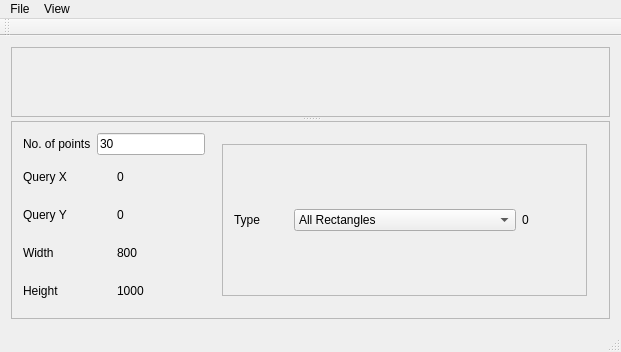
<?xml version="1.0" encoding="UTF-8"?>
<ui version="4.0">
 <class>MainWindow</class>
 <widget class="QMainWindow" name="MainWindow">
  <property name="geometry">
   <rect>
    <x>0</x>
    <y>0</y>
    <width>621</width>
    <height>352</height>
   </rect>
  </property>
  <property name="windowTitle">
   <string>MainWindow</string>
  </property>
  <widget class="QWidget" name="centralWidget">
   <layout class="QVBoxLayout" name="verticalLayout_3">
    <item>
     <widget class="QSplitter" name="splitter">
      <property name="orientation">
       <enum>Qt::Vertical</enum>
      </property>
      <widget class="QScrollArea" name="scrollArea_2">
       <property name="widgetResizable">
        <bool>true</bool>
       </property>
       <widget class="QWidget" name="scrollAreaWidgetContents_4">
        <property name="geometry">
         <rect>
          <x>0</x>
          <y>0</y>
          <width>1024</width>
          <height>1224</height>
         </rect>
        </property>
        <layout class="QGridLayout" name="gridLayout">
         <item row="0" column="0">
          <widget class="RenderArea" name="widget" native="true">
           <property name="sizePolicy">
            <sizepolicy hsizetype="Preferred" vsizetype="Preferred">
             <horstretch>0</horstretch>
             <verstretch>1</verstretch>
            </sizepolicy>
           </property>
           <property name="minimumSize">
            <size>
             <width>0</width>
             <height>0</height>
            </size>
           </property>
          </widget>
         </item>
        </layout>
       </widget>
      </widget>
      <widget class="QFrame" name="frame">
       <property name="sizePolicy">
        <sizepolicy hsizetype="Preferred" vsizetype="Preferred">
         <horstretch>0</horstretch>
         <verstretch>0</verstretch>
        </sizepolicy>
       </property>
       <property name="frameShape">
        <enum>QFrame::StyledPanel</enum>
       </property>
       <property name="frameShadow">
        <enum>QFrame::Raised</enum>
       </property>
       <layout class="QHBoxLayout" name="horizontalLayout_7">
        <item>
         <layout class="QVBoxLayout" name="verticalLayout">
          <item>
           <layout class="QHBoxLayout" name="horizontalLayout">
            <item>
             <widget class="QLabel" name="label">
              <property name="text">
               <string>No. of points</string>
              </property>
             </widget>
            </item>
            <item>
             <widget class="QLineEdit" name="lineEdit">
              <property name="text">
               <string>30</string>
              </property>
             </widget>
            </item>
           </layout>
          </item>
          <item>
           <layout class="QHBoxLayout" name="horizontalLayout_3">
            <item>
             <widget class="QLabel" name="label_3">
              <property name="text">
               <string>Query X</string>
              </property>
             </widget>
            </item>
            <item>
             <widget class="QLabel" name="xlabel">
              <property name="text">
               <string>0</string>
              </property>
             </widget>
            </item>
           </layout>
          </item>
          <item>
           <layout class="QHBoxLayout" name="horizontalLayout_4">
            <item>
             <widget class="QLabel" name="label_4">
              <property name="text">
               <string>Query Y</string>
              </property>
             </widget>
            </item>
            <item>
             <widget class="QLabel" name="ylabel">
              <property name="text">
               <string>0</string>
              </property>
             </widget>
            </item>
           </layout>
          </item>
          <item>
           <layout class="QHBoxLayout" name="horizontalLayout_5">
            <item>
             <widget class="QLabel" name="label_7">
              <property name="text">
               <string>Width</string>
              </property>
             </widget>
            </item>
            <item>
             <widget class="QLabel" name="label_width">
              <property name="text">
               <string>800</string>
              </property>
             </widget>
            </item>
           </layout>
          </item>
          <item>
           <layout class="QHBoxLayout" name="horizontalLayout_6">
            <item>
             <widget class="QLabel" name="label_6">
              <property name="text">
               <string>Height</string>
              </property>
             </widget>
            </item>
            <item>
             <widget class="QLabel" name="label_height">
              <property name="text">
               <string>1000</string>
              </property>
             </widget>
            </item>
           </layout>
          </item>
         </layout>
        </item>
        <item>
         <widget class="QWidget" name="widget_2" native="true">
          <property name="sizePolicy">
           <sizepolicy hsizetype="Preferred" vsizetype="Preferred">
            <horstretch>2</horstretch>
            <verstretch>0</verstretch>
           </sizepolicy>
          </property>
          <layout class="QVBoxLayout" name="verticalLayout_4">
           <item>
            <widget class="QScrollArea" name="scrollArea">
             <property name="widgetResizable">
              <bool>true</bool>
             </property>
             <widget class="QWidget" name="scrollAreaWidgetContents">
              <property name="geometry">
               <rect>
                <x>0</x>
                <y>0</y>
                <width>345</width>
                <height>169</height>
               </rect>
              </property>
              <layout class="QVBoxLayout" name="verticalLayout_2">
               <item>
                <layout class="QHBoxLayout" name="horizontalLayout_2">
                 <item>
                  <widget class="QLabel" name="label_2">
                   <property name="text">
                    <string>Type</string>
                   </property>
                  </widget>
                 </item>
                 <item>
                  <widget class="QComboBox" name="comboBox">
                   <item>
                    <property name="text">
                     <string>All Rectangles</string>
                    </property>
                   </item>
                   <item>
                    <property name="text">
                     <string>1 boundary</string>
                    </property>
                   </item>
                   <item>
                    <property name="text">
                     <string>2 boundary (adjacent)</string>
                    </property>
                   </item>
                   <item>
                    <property name="text">
                     <string>2 boundary ( opposite )</string>
                    </property>
                   </item>
                   <item>
                    <property name="text">
                     <string>3 boundary</string>
                    </property>
                   </item>
                   <item>
                    <property name="text">
                     <string>No bondary ( 3 points in one quad )</string>
                    </property>
                   </item>
                   <item>
                    <property name="text">
                     <string>No boundary ( 1 point each quad )</string>
                    </property>
                   </item>
                   <item>
                    <property name="text">
                     <string>Intersecting Rectangles ( Query )</string>
                    </property>
                   </item>
                   <item>
                    <property name="text">
                     <string>Max Rectangle ( Query )</string>
                    </property>
                   </item>
                  </widget>
                 </item>
                 <item>
                  <widget class="QLabel" name="count">
                   <property name="text">
                    <string>0</string>
                   </property>
                  </widget>
                 </item>
                </layout>
               </item>
              </layout>
             </widget>
            </widget>
           </item>
          </layout>
         </widget>
        </item>
       </layout>
      </widget>
     </widget>
    </item>
   </layout>
  </widget>
  <widget class="QMenuBar" name="menuBar">
   <property name="geometry">
    <rect>
     <x>0</x>
     <y>0</y>
     <width>621</width>
     <height>22</height>
    </rect>
   </property>
   <widget class="QMenu" name="menuFile">
    <property name="title">
     <string>File</string>
    </property>
    <addaction name="actionGenerate"/>
    <addaction name="actionRandom_Query"/>
    <addaction name="separator"/>
    <addaction name="actionQuery_Point"/>
    <addaction name="actionShow_Rectangles"/>
   </widget>
   <widget class="QMenu" name="menuView">
    <property name="title">
     <string>View</string>
    </property>
    <addaction name="actionShow_Grid"/>
    <addaction name="actionClear"/>
   </widget>
   <addaction name="menuFile"/>
   <addaction name="menuView"/>
  </widget>
  <widget class="QToolBar" name="mainToolBar">
   <attribute name="toolBarArea">
    <enum>TopToolBarArea</enum>
   </attribute>
   <attribute name="toolBarBreak">
    <bool>false</bool>
   </attribute>
  </widget>
  <widget class="QStatusBar" name="statusBar"/>
  <action name="actionGenerate">
   <property name="text">
    <string>Generate</string>
   </property>
   <property name="shortcut">
    <string>Ctrl+E</string>
   </property>
  </action>
  <action name="actionRandom_Query">
   <property name="text">
    <string>Load Previous</string>
   </property>
   <property name="shortcut">
    <string>Ctrl+T</string>
   </property>
  </action>
  <action name="actionShow_Grid">
   <property name="checkable">
    <bool>true</bool>
   </property>
   <property name="text">
    <string>Show Grid</string>
   </property>
   <property name="shortcut">
    <string>Ctrl+D</string>
   </property>
  </action>
  <action name="actionClear">
   <property name="text">
    <string>Clear</string>
   </property>
   <property name="shortcut">
    <string>Ctrl+B</string>
   </property>
  </action>
  <action name="actionQuery_Point">
   <property name="text">
    <string>Query Point</string>
   </property>
   <property name="shortcut">
    <string>Ctrl+J</string>
   </property>
  </action>
  <action name="actionShow_Rectangles">
   <property name="text">
    <string>Show Rectangles</string>
   </property>
   <property name="shortcut">
    <string>Ctrl+L</string>
   </property>
  </action>
 </widget>
 <layoutdefault spacing="6" margin="11"/>
 <customwidgets>
  <customwidget>
   <class>RenderArea</class>
   <extends>QWidget</extends>
   <header>renderarea.h</header>
   <container>1</container>
  </customwidget>
 </customwidgets>
 <tabstops>
  <tabstop>lineEdit</tabstop>
 </tabstops>
 <resources/>
 <connections/>
</ui>
